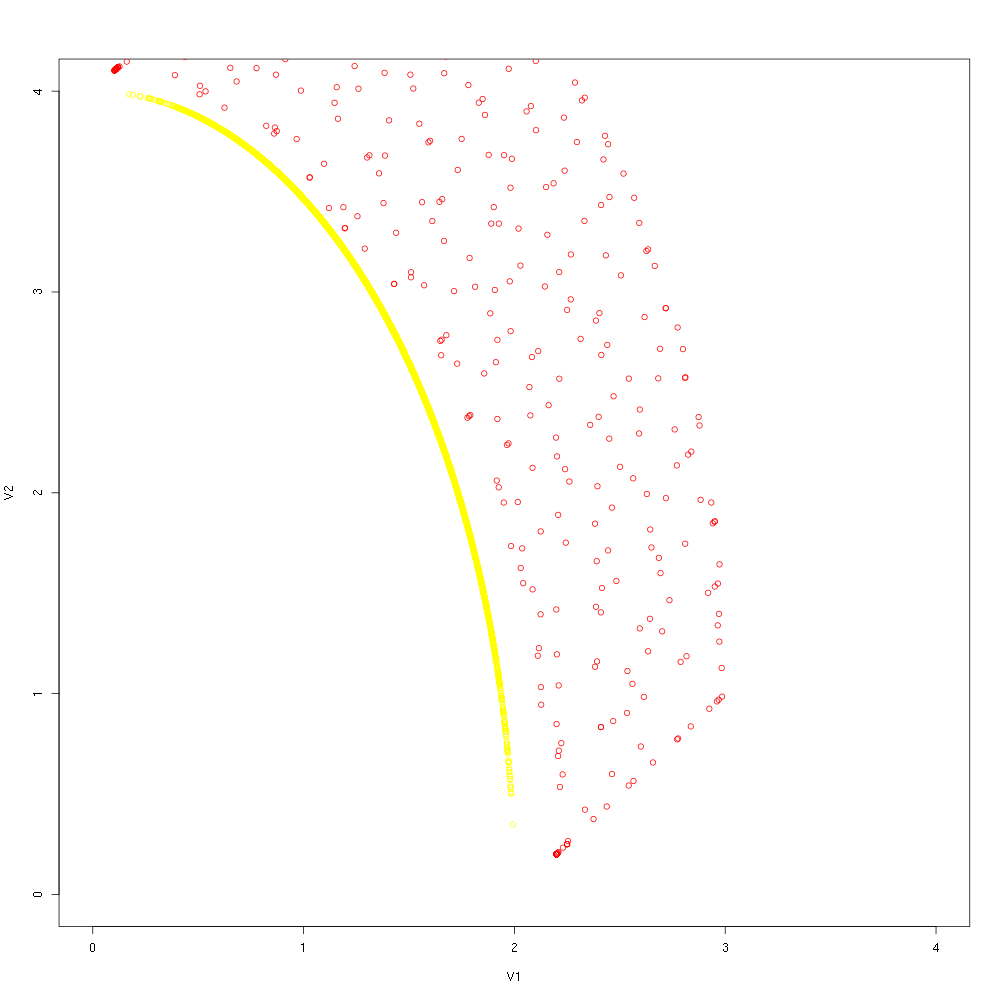

The R source for this figure:

require("eaf")

png("plot.png", width=1000, height=1000)
#pdf("plot.pdf")

#i <- read.csv("results/wfg1")
i <- read.csv("solutions")
#i <- read.csv("../gde3/solutions")
#i <- i[,7:8]
i <- i[,25:26]
i <- i*-1

#OFFICIAL WFG TOOLKIT
#p <- read.table("../benchmarks/wfg5_20_4")
p <- read.table("/tmp/wfg8_20_4")
#p <- read.table("../benchmarks/wfg8")
#p <- read.table("/tmp/bbb")

#PISA FRAMEWORK
#k <- read.table("../benchmarks/wfg1_nsga2")
#k <- read.table("../benchmarks/wfg1_nsga2")
#k <- k[2:3]

#JMETAL FRAMEWORK
#k <- read.table("../jmetal/nsga2/wfg1")
#k <- read.table("../jmetal/NSGAII/WFG1")
#k <- read.table("../jmetal/GDE3/WFG1")
#k <- read.csv("../jmetal/GDE3/results")
#k <- k*-1

#OWN GDE3
#k <- read.csv("../gde3/results/25000_wfg1")
#k <- read.csv("solutions")
#k <- read.csv("../gde3/solutions")
#k <- k[,7:8]
#k <- k[,25:26]
k <- k*-1

plot(p, xlim=c(0,4),ylim=c(0,4),col="yellow")
#points(k,col="blue")
points(i,col="red")


#eafplot(i)

dev.off()
